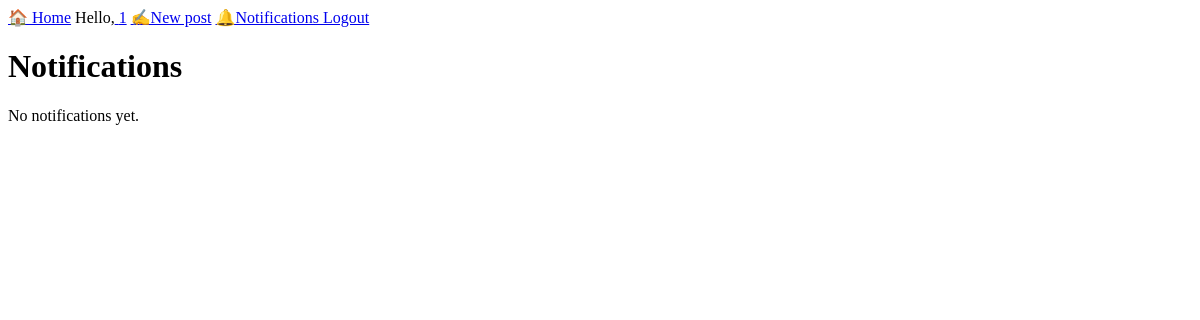
The app's page /notifications (signed in), older data.
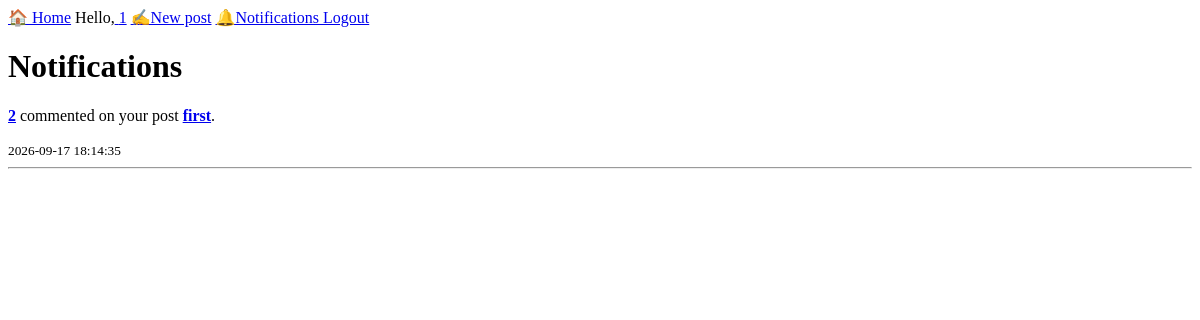
The same page, newer data.
### tables this page shows
CREATE TABLE notifications (
    id INTEGER PRIMARY KEY AUTOINCREMENT,
    user_id INTEGER NOT NULL,
    actor_id INTEGER NOT NULL,
    type TEXT NOT NULL,
    post_id INTEGER,
    is_read INTEGER DEFAULT 0,
    created_at TIMESTAMP DEFAULT CURRENT_TIMESTAMP,

    FOREIGN KEY (user_id) REFERENCES users(id),
    FOREIGN KEY (actor_id) REFERENCES users(id),
    FOREIGN KEY (post_id) REFERENCES posts(id)
    );

CREATE TABLE users (
            id INTEGER PRIMARY KEY AUTOINCREMENT,
            username TEXT UNIQUE NOT NULL,
            password TEXT NOT NULL
        );

CREATE TABLE posts (
            id INTEGER PRIMARY KEY AUTOINCREMENT,
            title TEXT NOT NULL,
            content TEXT NOT NULL,
            author_id INTEGER,
            created_at TIMESTAMP DEFAULT CURRENT_TIMESTAMP,
            FOREIGN KEY (author_id) REFERENCES users(id)
        );

### app.py (the view)
@app.route("/notifications")
def notifications():
    if "user_id" not in session:
        return redirect(url_for("login"))
    conn = get_db()
    notifications = conn.execute(
        """
        SELECT
            notifications.*,
            users.username,
            posts.title
        FROM notifications

        JOIN users
            ON notifications.actor_id = users.id

        LEFT JOIN posts
            ON notifications.post_id = posts.id

        WHERE notifications.user_id = ?

        ORDER BY notifications.created_at DESC
        """,
        (session["user_id"],)
    ).fetchall()
    conn.execute(
        """
        UPDATE notifications
        SET is_read = 1
        WHERE user_id = ?
        """,
        (session["user_id"],)
    )
    conn.commit()
    conn.close()
    return render_template(
        "notifications.html",
        notifications=notifications
    )

### app.py (called while the page is built)
@app.context_processor
def inject_notifications():
    if "user_id" not in session:
        return {"notification_count": 0}
    conn = get_db()
    count = conn.execute(
        """
        SELECT COUNT(*)
        FROM notifications
        WHERE user_id = ?
        AND is_read = 0
        """,
        (session["user_id"],)
    ).fetchone()[0]
    conn.close()
    return {"notification_count": count}

### database.py (called while the page is built)
def get_db():
    conn = sqlite3.connect(DATABASE)
    conn.row_factory = sqlite3.Row
    return conn

### templates/notifications.html
{% extends "base.html" %}
{% block content %}
<h1>Notifications</h1>
{% if notifications %}
    {% for notification in notifications %}
        <div class="notification">
            {% if notification["type"] == "follow" %}
                <p>
                    <a href="{{url_for('profile', username=notification['username'])}}"><strong>{{ notification["username"] }}</strong></a>
                    started following you.
                </p>
            {% elif notification["type"] == "like" %}
                <p>
                    <a href="{{url_for('profile', username=notification['username'])}}"><strong>{{ notification["username"] }}</strong></a>
                    liked your post
                    <a href="{{url_for('post_detail', post_id=notification['post_id'])}}"><strong>{{ notification["title"] }}</strong></a>.
                </p>
            {% elif notification["type"] == "comment" %}
                <p>
                    <a href="{{url_for('profile', username=notification['username'])}}"><strong>{{ notification["username"] }}</strong></a>
                    commented on your post
                    <a href="{{url_for('post_detail', post_id=notification['post_id'])}}"><strong>{{ notification["title"] }}</strong></a>.
                </p>
            {% endif %}
            <small>
                {{ notification["created_at"] }}
            </small>
        </div>
        <hr>
    {% endfor %}
{% else %}
    <p>No notifications yet.</p>
{% endif %}
{% endblock %}

Row changes from the older to the newer data that the page shows:
added notifications: username "2", title "first", created_at "2026-09-17 18:14:35"
Text that changed along with them:
text no longer shown: "No notifications yet."
